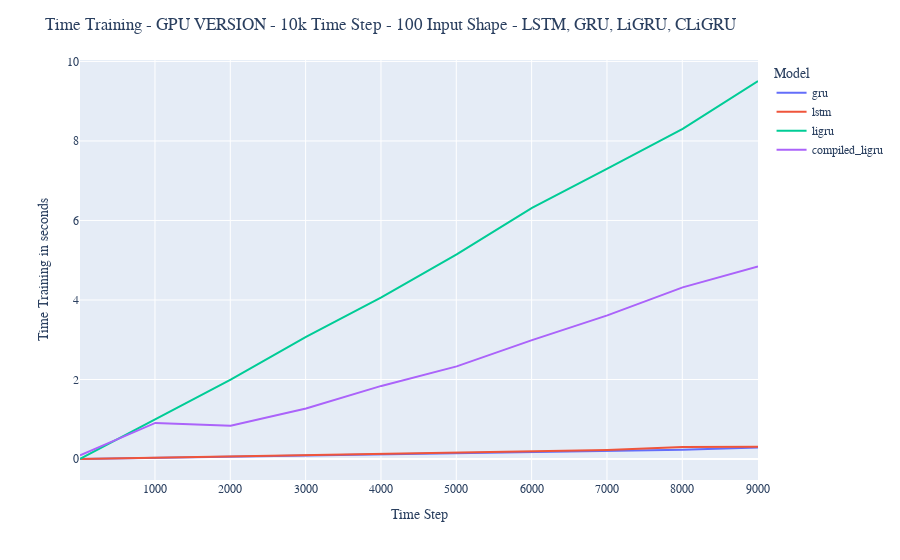

Notebook source saved alongside this figure:
### Markdown cell above
## Plot training time results version light

### Code cell
fig = px.line(dfGpu,y="Time Training",
                 x="Time Step",
                 color='Model')

fig.update_yaxes(title_text="Time Training in seconds")

fig.update_layout(title="Time Training - GPU VERSION - 10k Time Step - 100 Input Shape - LSTM, GRU, LiGRU, CLiGRU",
                 font_family="Rockwell")

### Figure 1 — Plotly figure (JSON) as saved in the notebook; plotly's stock layout.template omitted (floating-point values rounded to 4 significant figures)
{"data": [{"hovertemplate": "Model=gru<br>Time Step=%{x}<br>Time Training=%{y}<extra></extra>", "legendgroup": "gru", "line": {"color": "#636efa", "dash": "solid"}, "mode": "lines", "name": "gru", "orientation": "v", "showlegend": true, "type": "scatter", "x": [5, 1005, 2005, 3005, 4005, 5005, 6005, 7005, 8005, 9005], "xaxis": "x", "y": [0.0007484, 0.03105, 0.05667, 0.07993, 0.1061, 0.1505, 0.1839, 0.1997, 0.2345, 0.2919], "yaxis": "y"}, {"hovertemplate": "Model=lstm<br>Time Step=%{x}<br>Time Training=%{y}<extra></extra>", "legendgroup": "lstm", "line": {"color": "#EF553B", "dash": "solid"}, "mode": "lines", "name": "lstm", "orientation": "v", "showlegend": true, "type": "scatter", "x": [5, 1005, 2005, 3005, 4005, 5005, 6005, 7005, 8005, 9005], "xaxis": "x", "y": [0.0007397, 0.03105, 0.06431, 0.09668, 0.1338, 0.1646, 0.1948, 0.2287, 0.2995, 0.306], "yaxis": "y"}, {"hovertemplate": "Model=ligru<br>Time Step=%{x}<br>Time Training=%{y}<extra></extra>", "legendgroup": "ligru", "line": {"color": "#00cc96", "dash": "solid"}, "mode": "lines", "name": "ligru", "orientation": "v", "showlegend": true, "type": "scatter", "x": [5, 1005, 2005, 3005, 4005, 5005, 6005, 7005, 8005, 9005], "xaxis": "x", "y": [0.005637, 1.011, 1.996, 3.072, 4.068, 5.145, 6.317, 7.305, 8.301, 9.508], "yaxis": "y"}, {"hovertemplate": "Model=compiled_ligru<br>Time Step=%{x}<br>Time Training=%{y}<extra></extra>", "legendgroup": "compiled_ligru", "line": {"color": "#ab63fa", "dash": "solid"}, "mode": "lines", "name": "compiled_ligru", "orientation": "v", "showlegend": true, "type": "scatter", "x": [5, 1005, 2005, 3005, 4005, 5005, 6005, 7005, 8005, 9005], "xaxis": "x", "y": [0.09396, 0.908, 0.8382, 1.27, 1.839, 2.33, 2.991, 3.614, 4.318, 4.842], "yaxis": "y"}], "layout": {"font": {"family": "Rockwell"}, "legend": {"title": {"text": "Model"}, "tracegroupgap": 0}, "margin": {"t": 60}, "title": {"text": "Time Training - GPU VERSION - 10k Time Step - 100 Input Shape - LSTM, GRU, LiGRU, CLiGRU"}, "xaxis": {"anchor": "y", "domain": [0, 1], "title": {"text": "Time Step"}}, "yaxis": {"anchor": "x", "domain": [0, 1], "title": {"text": "Time Training in seconds"}}}}
